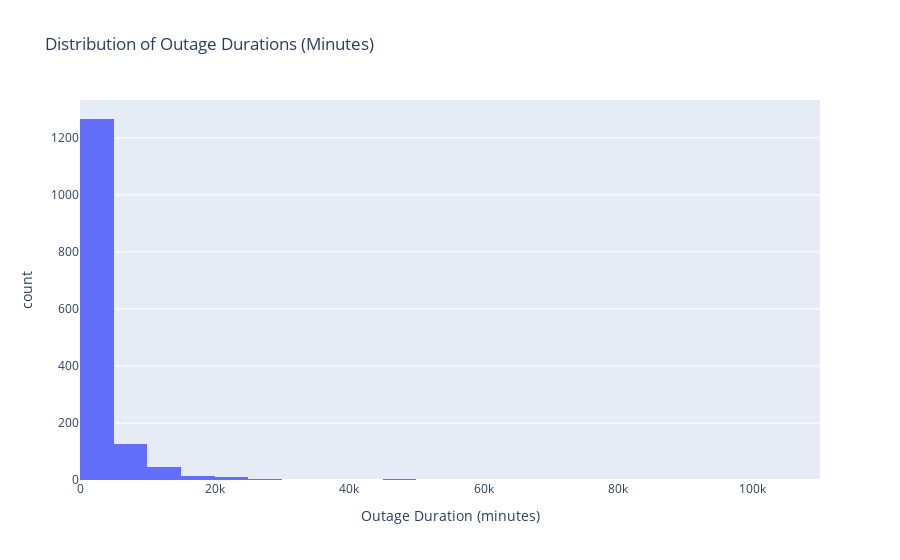

Here is the notebook cell this chart was saved with:
### Markdown cell above
### Univariate Analysis

#### Distribution of outage durations

The histogram shows that the outage duration (in minutes) distribution is highly right-skewed. Most outages last for a relatively short time, but a few events last much longer, creating a long right tail. Because of these extreme values, the mean may be inflated, so the median is a more representative measure of outage duration.

### Code cell
fig = px.histogram(
    outages.dropna(subset=["OUTAGE.DURATION"]),
    x="OUTAGE.DURATION",
    nbins=40,
    title="Distribution of Outage Durations (Minutes)",
    labels={"OUTAGE.DURATION": "Outage Duration (minutes)"}
)
fig.show()

### Figure 1 — Plotly figure (JSON) as saved in the notebook; plotly's stock layout.template omitted (floating-point values rounded to 4 significant figures; data arrays with more than 128 entries replaced by an {"elided": "..."} marker saying what was removed)
{"data": [{"alignmentgroup": "True", "bingroup": "x", "hovertemplate": "Outage Duration (minutes)=%{x}<br>count=%{y}<extra></extra>", "legendgroup": "", "marker": {"color": "#636efa", "pattern": {"shape": ""}}, "name": "", "nbinsx": 40, "offsetgroup": "", "orientation": "v", "showlegend": false, "type": "histogram", "x": {"elided": "1476 int values"}, "xaxis": "x", "yaxis": "y"}], "layout": {"barmode": "relative", "legend": {"tracegroupgap": 0}, "title": {"text": "Distribution of Outage Durations (Minutes)"}, "xaxis": {"anchor": "y", "domain": [0, 1], "title": {"text": "Outage Duration (minutes)"}}, "yaxis": {"anchor": "x", "domain": [0, 1], "title": {"text": "count"}}}}
